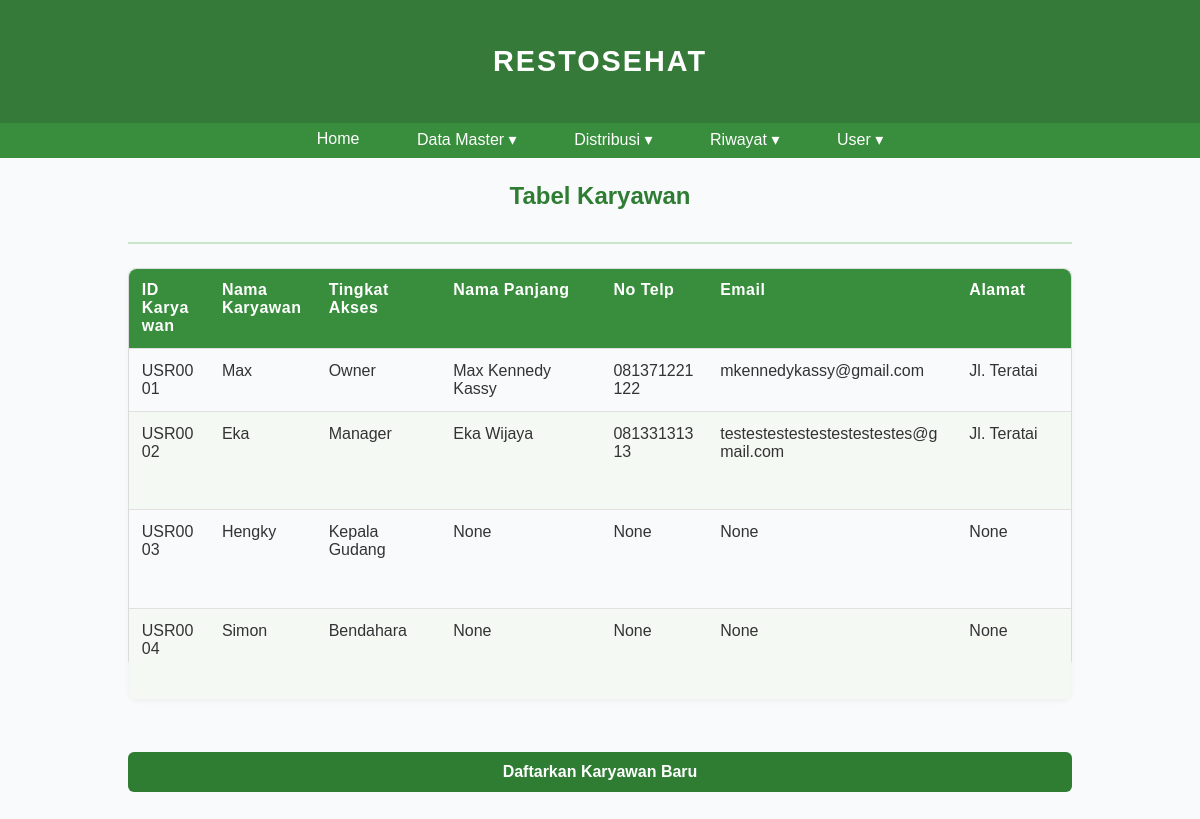
/karyawan (signed in), run on the app's committed database.
### main.py (models this page shows, shortened)
class User(db.Model, UserMixin):
    idPrefix = 'USR'
    id = db.Column(db.String(5), primary_key=True)
    username = db.Column(db.String(80), unique=True, nullable=False)
    password_hash = db.Column(db.String(200), nullable=False)
    role = db.Column(db.String(50), default='User')
    namaPanjang = db.Column(db.String(200))
    email = db.Column(db.String(100), unique=True)
    noTelp = db.Column(db.String(12), unique=True)
    alamat = db.Column(db.String(150))

### main.py (the view)
@app.route("/karyawan")
@login_required
@role_required('Owner', 'Manager')
def karyawan():
    employees = User.query.order_by(User.id).all()
    return render_template('karyawan.html', employees=employees)

### main.py (called while the page is built)
def role_required(*roles):
    def decorator(f):
        @wraps(f)
        def decorated_function(*args, **kwargs):
            session_role = session.get('role')
            if session_role not in roles:
                flash('Access Denied!', 'danger')
                return redirect(url_for('index'))
            return f(*args, **kwargs)
        return decorated_function
    return decorator

@login_manager.user_loader
def load_user(user_id):
    return User.query.get(user_id)

### templates/karyawan.html (shortened to what this page needs)
{% extends 'base.html' %}
{% block body %}
<div class="content">
    <div class="head-content">
        <p>Tabel Karyawan</p>
    </div>
    <div class="main-content">
        {% if employees|length < 1 %}
        <h4>Kosong</h4>
        {% else %}
        <div class="table-container">
            <table>
                <thead>
                    <tr>
                        <th>ID Karyawan</th>
                        <th>Nama Karyawan</th>
                        <th>Tingkat Akses</th>
                        <th>Nama Panjang</th>
                        <th>No Telp</th>
                        <th>Email</th>
                        <th>Alamat</th>
                    </tr>
                </thead>
                <tbody>
                    {% for employee in employees %}
                    <tr>
                        <td>{{ employee.id }}</td>
                        <td>{{ employee.username }}</td>
                        <td>{{ employee.role }}</td>
                        <td>{{ employee.namaPanjang }}</td>
                        <td>{{ employee.noTelp }}</td>
                        <td>{{ employee.email }}</td>
                        <td>{{ employee.alamat }}</td>
                    </tr>
                    {% endfor %}
                </tbody>
            </table>
        </div>
        {% endif %}
        <br><br>
        <input type="submit" value="Daftarkan Karyawan Baru" onclick="window.location.href='/register'">
    </div>
</div>
{% endblock %}

### static/main.css (style rules this page uses)
body { margin: 0; padding: 0; font-family: 'Poppins', sans-serif; background-color: #f9fafb; color: #333; }
.content { background: transparent !important; box-shadow: none !important; border-radius: 0 !important; max-width: 100% !important; width: 100% !important; padding: 2rem 4rem !important; margin: 0 auto !important; }
.head-content { text-align: center; font-size: 1.5rem; font-weight: 600; color: #2e7d32; border-bottom: 2px solid #c8e6c9; padding-bottom: 0.5rem; margin-bottom: 1.5rem; }
.main-content { display: flex; flex-direction: column; align-items: center; gap: 1.5rem; }
table { width: 100%; border-collapse: collapse; border-radius: 8px; overflow: hidden; box-shadow: 0 2px 6px rgba(0, 0, 0, 0.05); }
th { background-color: #388e3c; color: white; text-align: left; padding: 0.8rem; font-weight: 600; letter-spacing: 0.5px; }
td { padding: 0.8rem; border-bottom: 1px solid #e0e0e0; }
tr:nth-child(even) { background-color: #f4f9f4; }
.main-content input[type="submit"] { background-color: #2e7d32; color: white; border: none; padding: 0.7rem 1.4rem; border-radius: 6px; font-weight: 600; font-size: 1rem; cursor: pointer; transition: 0.2s ease-in-out; width: 100%; }
.table-container { max-height: 400px; border: 1px solid #e0e0e0; border-radius: 8px; }
.table-container table { width: 100%; border-collapse: collapse; }
.table-container thead { display: table; width: 100%; table-layout: fixed; }
.table-container thead th { position: sticky; top: 0; background-color: #388e3c; color: white; z-index: 1; text-align: left; padding: 0.8rem; border-bottom: 1px solid #e0e0e0; }
.table-container tbody { display: block; max-height: 350px; overflow-y: auto; width: 100%; }
.table-container tbody tr { display: table; width: 100%; table-layout: fixed; }
.table-container tbody tr:nth-child(even) { background-color: #f4f9f4; }
.table-container td { padding: 0.8rem; border-bottom: 1px solid #e0e0e0; }
table { width: 100% !important; table-layout: auto !important; border-collapse: collapse; word-wrap: break-word; white-space: normal; }
th, td { word-break: break-word; white-space: normal; padding: 0.8rem 1rem; }
.content { max-width: 1360px; width: min(95vw, 1360px); }
table { width: 100%; table-layout: auto; border-collapse: collapse; }
th, td { white-space: nowrap; padding: 0.8rem 1rem; text-align: left; }
.content, .main-content, .table-container { overflow-x: visible !important; }
:root { --page-max: 1200px; }
.head-name, .navbar, .content { max-width: var(--page-max); width: min(96vw, var(--page-max)); margin-left: auto; margin-right: auto; }
.content { padding-inline: clamp(16px, 2vw, 32px); }
*, *::before, *::after { box-sizing: border-box; }
html, body { width: 100%; overflow-x: hidden; }
:root { --page-max: 1280px; }
.head-name, .navbar, .content { max-width: var(--page-max); width: min(96vw, var(--page-max)); margin: 0 auto; }
table { width: 100% !important; max-width: 100% !important; table-layout: auto !important; border-collapse: collapse; }
th, td { min-width: 0 !important; padding: 0.75rem 1rem; text-align: left; white-space: nowrap; }
@media (max-width: 1280px) { th, td { white-space: normal; word-break: break-word; } }
table, .table-container { width: 100% !important; }
th:nth-child(n), td:nth-child(n) { min-width: 0 !important; }
body { overflow-x: hidden; }
html, body { overflow-x: hidden; }
html, body { margin: 0 !important; padding: 0 !important; overflow-x: hidden; background-color: #f9fafb; }
.content, .container, main { margin-top: 0 !important; padding-top: 0 !important; }
table { width: 100% !important; table-layout: fixed !important; border-collapse: collapse; }
table th, table td { white-space: normal !important; overflow-wrap: anywhere; word-break: break-word; hyphens: auto; vertical-align: top; }
table th:nth-child(1), table td:nth-child(1) { width: 9ch; }
table th:nth-child(2), table td:nth-child(2) { width: 12ch; }
table th:nth-child(3), table td:nth-child(3) { width: 14ch; }
table th:nth-child(4), table td:nth-child(4) { width: 18ch; }
table th:nth-child(5), table td:nth-child(5) { width: 12ch; }
table th:nth-child(6), table td:nth-child(6) { width: 28ch; }
table th:nth-child(7), table td:nth-child(7) { width: 18ch; }

### data on the page
User: id "USR0001", username "Max", role "Owner", namaPanjang "Max Kennedy Kassy", noTelp "081371221122", email "mkennedykassy@gmail.com", alamat "Jl. Teratai"
User: id "USR0002", username "Eka", role "Manager", namaPanjang "Eka Wijaya", noTelp "08133131313", email "testestestestestestestestes@gmail.com", alamat "Jl. Teratai"
User: id "USR0003", username "Hengky", role "Kepala Gudang", namaPanjang "None", noTelp "None", email "None", alamat "None"
User: id "USR0004", username "Simon", role "Bendahara", namaPanjang "None", noTelp "None", email "None", alamat "None"
